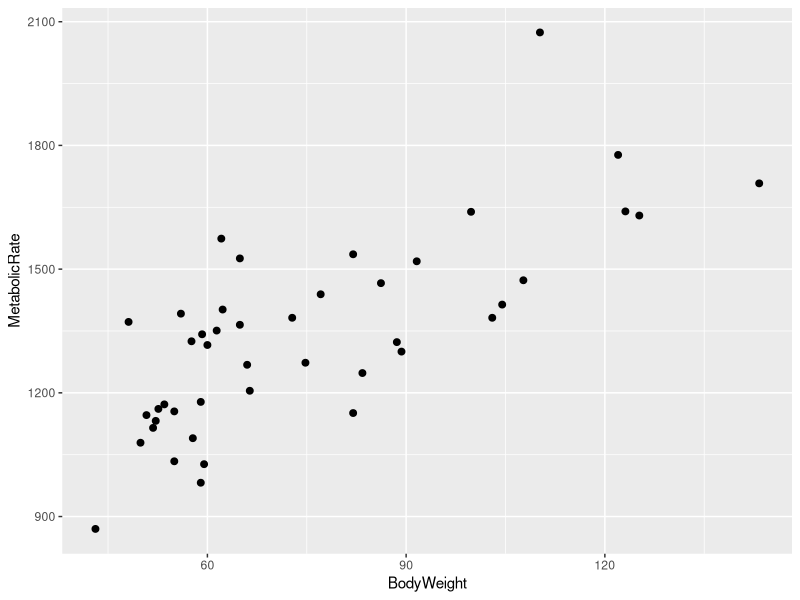
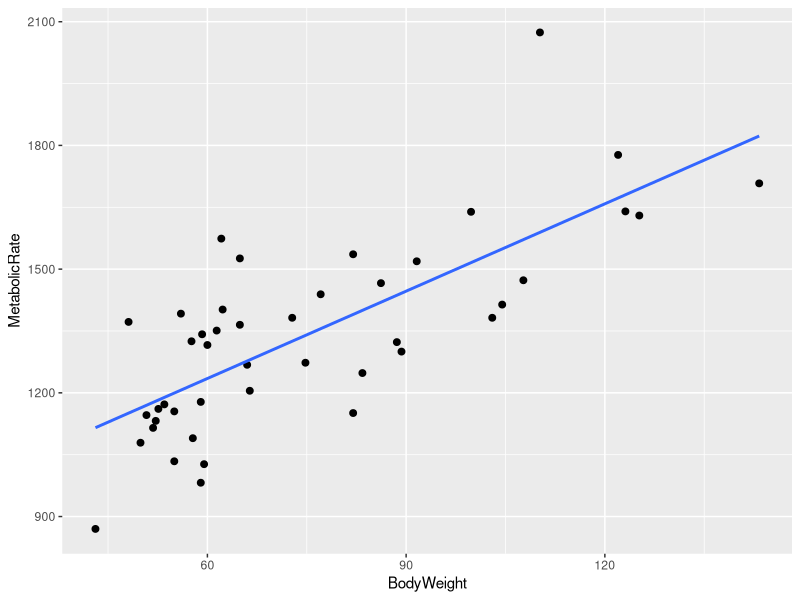
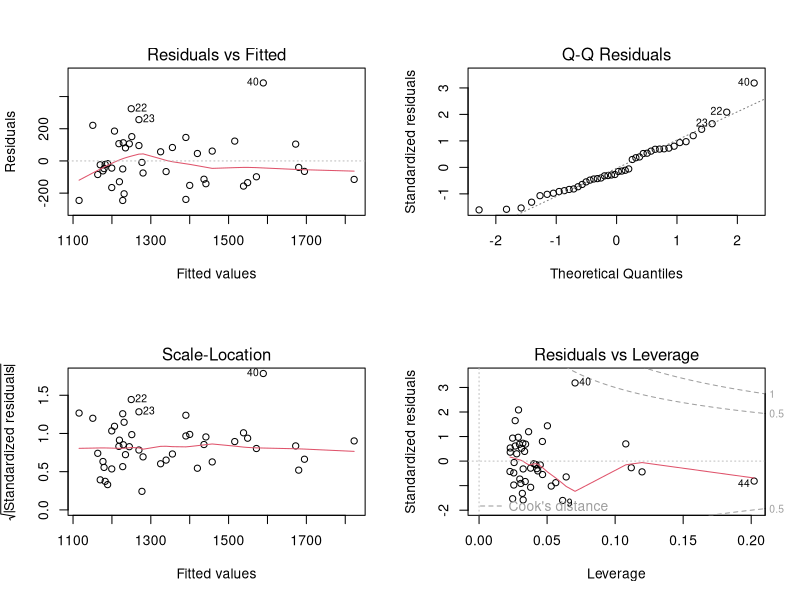
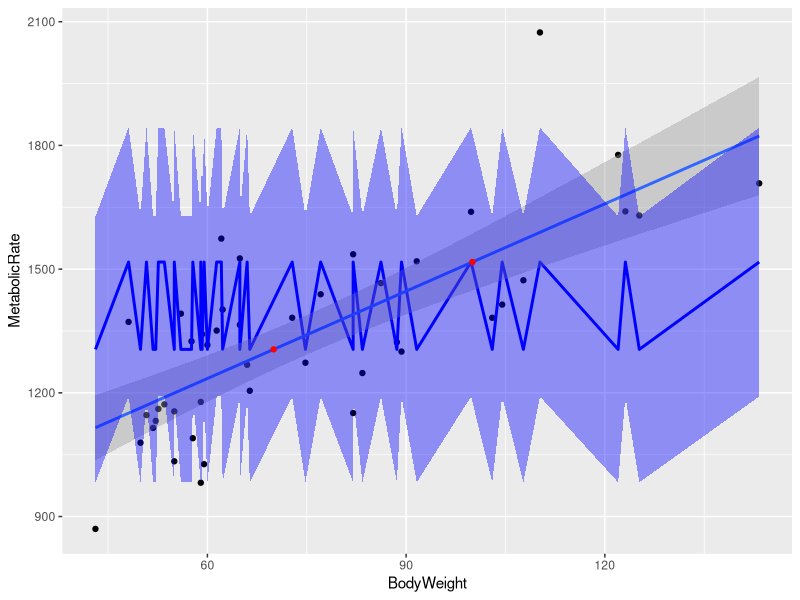

R code for these plots, in order:
## ---- chunk 1
library(RcmdrMisc)
library(ggplot2)
## ---- chunk 2
chap6data1 <- read.csv("chap6data1.csv", sep=",", header=T)
chap6data2 <- read.csv("chap6data2.csv", sep=",", header=T)
View(chap6data1)
View(chap6data2)
## ---- chunk 3
chap6data1.plot1 <- ggplot(data=chap6data1,aes(y=MetabolicRate,x=BodyWeight)) 
chap6data1.plot1 + geom_point(size=2) 
chap6data1.plot1 + geom_point(size=2)+ geom_smooth(method=lm,se=F)
## ---- chunk 4
chap6data1.model1 <- lm(MetabolicRate~BodyWeight,data=chap6data1)
summary(chap6data1.model1)
anova(chap6data1.model1)
## ---- chunk 5
influence.measures(chap6data1.model1)
matrix(rstudent(chap6data1.model1),ncol=1) #Studentized Residuals
## ---- chunk 6
within(chap6data1, {
FittedValues <- fitted(chap6data1.model1)
  Residuals <- residuals(chap6data1.model1)
  StudentizedResiduals <- rstudent(chap6data1.model1)
  HatValues <- hatvalues(chap6data1.model1)
  CooksDistance <- cooks.distance(chap6data1.model1)
  ObsNumber <- 1:nrow(chap6data1)
})

#head(chap6data1)
## ---- chunk 7
influence.cutoffs <- function(model){
  p <- length(model$coefficients)
  n <- length(model$residuals)
  
  DFBETAS <- 2/(n^0.5)
  DFFITS <- 2*(p/n)^0.5
  COVRATIO.lwr <- 1-3*p/n
  COVRATIO.upr <- 1+3*p/n
  cook.D <- 4/n
  HATDIAG <- 2*p/n
  
  list(DFBETAS=DFBETAS,DFFITS=DFFITS,COVRATIO.lwr=COVRATIO.lwr,COVRATIO.upr=COVRATIO.upr,cook.D=cook.D,HATDIAG=HATDIAG)
}

influence.cutoffs(chap6data1.model1)
## ---- chunk 8
par(mfrow=c(2,2))
base::plot(chap6data1.model1)
par(mfrow=c(1,1))
shapiro.test(chap6data1.model1$residuals)
## ---- chunk 9
chap6data1.pred <- data.frame(BodyWeight=c(70,100))
predict(chap6data1.model1,newdata=chap6data1.pred,interval="confidence")
predict(chap6data1.model1,newdata=chap6data1.pred,interval="prediction")
chap6data1.pred2 <- cbind(chap6data1.pred,predict(chap6data1.model1,newdata=chap6data1.pred,interval="confidence"))

chap6data1.predictions <- cbind(chap6data1,predict(chap6data1.model1,newdata=chap6data1.pred, interval="prediction"))
print(chap6data1.predictions)
g <- ggplot(chap6data1.predictions,aes(x=BodyWeight,y=MetabolicRate)) + geom_point() + geom_line(aes(y = fit),colour = "blue", size = 1) + stat_smooth(method=lm) + geom_ribbon(aes(ymin = lwr, ymax = upr),  fill = "blue", alpha = 0.4)
g + geom_point(data=chap6data1.pred2,aes(x=BodyWeight,y=fit),col="red")
